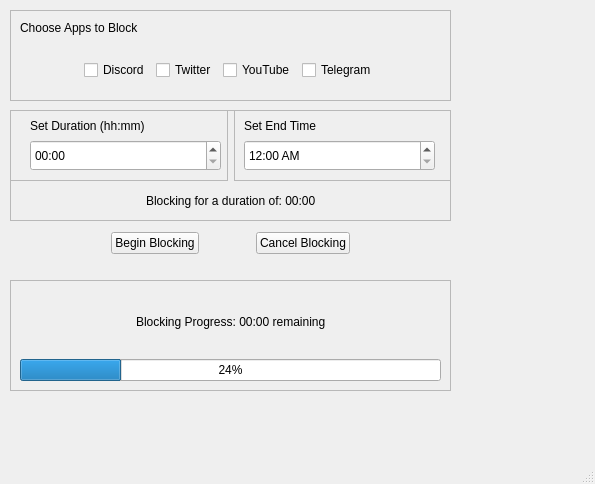
<?xml version="1.0" encoding="UTF-8"?>
<ui version="4.0">
 <class>MainWindow</class>
 <widget class="QMainWindow" name="MainWindow">
  <property name="geometry">
   <rect>
    <x>0</x>
    <y>0</y>
    <width>595</width>
    <height>484</height>
   </rect>
  </property>
  <property name="windowTitle">
   <string>MainWindow</string>
  </property>
  <widget class="QWidget" name="centralwidget">
   <widget class="QWidget" name="layoutWidget">
    <property name="geometry">
     <rect>
      <x>10</x>
      <y>230</y>
      <width>441</width>
      <height>26</height>
     </rect>
    </property>
    <layout class="QHBoxLayout" name="horizontalLayout">
     <item>
      <spacer name="horizontalSpacer">
       <property name="orientation">
        <enum>Qt::Orientation::Horizontal</enum>
       </property>
       <property name="sizeHint" stdset="0">
        <size>
         <width>40</width>
         <height>20</height>
        </size>
       </property>
      </spacer>
     </item>
     <item>
      <spacer name="horizontalSpacer_5">
       <property name="orientation">
        <enum>Qt::Orientation::Horizontal</enum>
       </property>
       <property name="sizeHint" stdset="0">
        <size>
         <width>40</width>
         <height>20</height>
        </size>
       </property>
      </spacer>
     </item>
     <item>
      <widget class="QPushButton" name="startButton">
       <property name="text">
        <string>Begin Blocking</string>
       </property>
      </widget>
     </item>
     <item>
      <spacer name="horizontalSpacer_2">
       <property name="orientation">
        <enum>Qt::Orientation::Horizontal</enum>
       </property>
       <property name="sizeHint" stdset="0">
        <size>
         <width>40</width>
         <height>20</height>
        </size>
       </property>
      </spacer>
     </item>
     <item>
      <widget class="QPushButton" name="cancelButton">
       <property name="text">
        <string>Cancel Blocking</string>
       </property>
      </widget>
     </item>
     <item>
      <spacer name="horizontalSpacer_3">
       <property name="orientation">
        <enum>Qt::Orientation::Horizontal</enum>
       </property>
       <property name="sizeHint" stdset="0">
        <size>
         <width>40</width>
         <height>20</height>
        </size>
       </property>
      </spacer>
     </item>
     <item>
      <spacer name="horizontalSpacer_4">
       <property name="orientation">
        <enum>Qt::Orientation::Horizontal</enum>
       </property>
       <property name="sizeHint" stdset="0">
        <size>
         <width>40</width>
         <height>20</height>
        </size>
       </property>
      </spacer>
     </item>
    </layout>
   </widget>
   <widget class="QFrame" name="app_select_frame">
    <property name="geometry">
     <rect>
      <x>10</x>
      <y>10</y>
      <width>441</width>
      <height>91</height>
     </rect>
    </property>
    <property name="minimumSize">
     <size>
      <width>441</width>
      <height>91</height>
     </size>
    </property>
    <property name="maximumSize">
     <size>
      <width>16777215</width>
      <height>91</height>
     </size>
    </property>
    <property name="frameShape">
     <enum>QFrame::Shape::StyledPanel</enum>
    </property>
    <property name="frameShadow">
     <enum>QFrame::Shadow::Raised</enum>
    </property>
    <widget class="QLabel" name="blockAppLabel">
     <property name="geometry">
      <rect>
       <x>10</x>
       <y>10</y>
       <width>161</width>
       <height>16</height>
      </rect>
     </property>
     <property name="text">
      <string>Choose Apps to Block</string>
     </property>
    </widget>
    <widget class="QWidget" name="layoutWidget">
     <property name="geometry">
      <rect>
       <x>0</x>
       <y>40</y>
       <width>441</width>
       <height>41</height>
      </rect>
     </property>
     <layout class="QHBoxLayout" name="horizontalLayout_3">
      <item>
       <spacer name="horizontalSpacer_14">
        <property name="orientation">
         <enum>Qt::Orientation::Horizontal</enum>
        </property>
        <property name="sizeHint" stdset="0">
         <size>
          <width>40</width>
          <height>20</height>
         </size>
        </property>
       </spacer>
      </item>
      <item>
       <widget class="QCheckBox" name="discordCheck">
        <property name="text">
         <string>Discord</string>
        </property>
       </widget>
      </item>
      <item>
       <widget class="QCheckBox" name="twitterCheck">
        <property name="text">
         <string>Twitter</string>
        </property>
       </widget>
      </item>
      <item>
       <widget class="QCheckBox" name="youtubeCheck">
        <property name="text">
         <string>YouTube</string>
        </property>
       </widget>
      </item>
      <item>
       <widget class="QCheckBox" name="telegramCheck">
        <property name="text">
         <string>Telegram</string>
        </property>
       </widget>
      </item>
      <item>
       <spacer name="horizontalSpacer_15">
        <property name="orientation">
         <enum>Qt::Orientation::Horizontal</enum>
        </property>
        <property name="sizeHint" stdset="0">
         <size>
          <width>40</width>
          <height>20</height>
         </size>
        </property>
       </spacer>
      </item>
     </layout>
    </widget>
   </widget>
   <widget class="QFrame" name="progressFrame">
    <property name="geometry">
     <rect>
      <x>10</x>
      <y>280</y>
      <width>441</width>
      <height>111</height>
     </rect>
    </property>
    <property name="minimumSize">
     <size>
      <width>441</width>
      <height>111</height>
     </size>
    </property>
    <property name="frameShape">
     <enum>QFrame::Shape::StyledPanel</enum>
    </property>
    <property name="frameShadow">
     <enum>QFrame::Shadow::Raised</enum>
    </property>
    <layout class="QGridLayout" name="gridLayout">
     <item row="0" column="0">
      <layout class="QHBoxLayout" name="horizontalLayout_4">
       <item>
        <spacer name="horizontalSpacer_6">
         <property name="orientation">
          <enum>Qt::Orientation::Horizontal</enum>
         </property>
         <property name="sizeHint" stdset="0">
          <size>
           <width>40</width>
           <height>20</height>
          </size>
         </property>
        </spacer>
       </item>
       <item>
        <spacer name="horizontalSpacer_7">
         <property name="orientation">
          <enum>Qt::Orientation::Horizontal</enum>
         </property>
         <property name="sizeHint" stdset="0">
          <size>
           <width>40</width>
           <height>20</height>
          </size>
         </property>
        </spacer>
       </item>
       <item>
        <widget class="QLabel" name="progressLabel">
         <property name="minimumSize">
          <size>
           <width>184</width>
           <height>20</height>
          </size>
         </property>
         <property name="text">
          <string>Blocking Progress: 00:00 remaining</string>
         </property>
        </widget>
       </item>
       <item>
        <spacer name="horizontalSpacer_8">
         <property name="orientation">
          <enum>Qt::Orientation::Horizontal</enum>
         </property>
         <property name="sizeHint" stdset="0">
          <size>
           <width>40</width>
           <height>20</height>
          </size>
         </property>
        </spacer>
       </item>
       <item>
        <spacer name="horizontalSpacer_9">
         <property name="orientation">
          <enum>Qt::Orientation::Horizontal</enum>
         </property>
         <property name="sizeHint" stdset="0">
          <size>
           <width>40</width>
           <height>20</height>
          </size>
         </property>
        </spacer>
       </item>
      </layout>
     </item>
     <item row="1" column="0">
      <widget class="QProgressBar" name="progressBar">
       <property name="value">
        <number>24</number>
       </property>
      </widget>
     </item>
    </layout>
   </widget>
   <widget class="QFrame" name="time_select_frame">
    <property name="geometry">
     <rect>
      <x>10</x>
      <y>110</y>
      <width>441</width>
      <height>111</height>
     </rect>
    </property>
    <property name="minimumSize">
     <size>
      <width>441</width>
      <height>101</height>
     </size>
    </property>
    <property name="frameShape">
     <enum>QFrame::Shape::StyledPanel</enum>
    </property>
    <property name="frameShadow">
     <enum>QFrame::Shadow::Raised</enum>
    </property>
    <widget class="QWidget" name="layoutWidget">
     <property name="geometry">
      <rect>
       <x>0</x>
       <y>0</y>
       <width>441</width>
       <height>71</height>
      </rect>
     </property>
     <layout class="QHBoxLayout" name="horizontalLayout_2">
      <item>
       <widget class="QFrame" name="LeftTimeFrame">
        <property name="minimumSize">
         <size>
          <width>217</width>
          <height>69</height>
         </size>
        </property>
        <property name="frameShape">
         <enum>QFrame::Shape::StyledPanel</enum>
        </property>
        <property name="frameShadow">
         <enum>QFrame::Shadow::Raised</enum>
        </property>
        <widget class="QLabel" name="label">
         <property name="geometry">
          <rect>
           <x>20</x>
           <y>0</y>
           <width>201</width>
           <height>31</height>
          </rect>
         </property>
         <property name="text">
          <string>Set Duration (hh:mm)</string>
         </property>
        </widget>
        <widget class="QTimeEdit" name="durationEdit">
         <property name="geometry">
          <rect>
           <x>20</x>
           <y>30</y>
           <width>191</width>
           <height>31</height>
          </rect>
         </property>
         <property name="displayFormat">
          <string>hh:mm</string>
         </property>
        </widget>
       </widget>
      </item>
      <item>
       <widget class="QFrame" name="RightTimeFrame">
        <property name="minimumSize">
         <size>
          <width>216</width>
          <height>69</height>
         </size>
        </property>
        <property name="frameShape">
         <enum>QFrame::Shape::StyledPanel</enum>
        </property>
        <property name="frameShadow">
         <enum>QFrame::Shadow::Raised</enum>
        </property>
        <widget class="QLabel" name="set_endtime_label">
         <property name="geometry">
          <rect>
           <x>10</x>
           <y>0</y>
           <width>191</width>
           <height>31</height>
          </rect>
         </property>
         <property name="text">
          <string>Set End Time</string>
         </property>
        </widget>
        <widget class="QTimeEdit" name="endTimeEdit">
         <property name="geometry">
          <rect>
           <x>10</x>
           <y>30</y>
           <width>191</width>
           <height>31</height>
          </rect>
         </property>
         <property name="displayFormat">
          <string>hh:mm AP</string>
         </property>
        </widget>
       </widget>
      </item>
     </layout>
    </widget>
    <widget class="QWidget" name="layoutWidget">
     <property name="geometry">
      <rect>
       <x>0</x>
       <y>80</y>
       <width>441</width>
       <height>22</height>
      </rect>
     </property>
     <layout class="QHBoxLayout" name="horizontalLayout_6">
      <item>
       <spacer name="horizontalSpacer_17">
        <property name="orientation">
         <enum>Qt::Orientation::Horizontal</enum>
        </property>
        <property name="sizeHint" stdset="0">
         <size>
          <width>40</width>
          <height>20</height>
         </size>
        </property>
       </spacer>
      </item>
      <item>
       <spacer name="horizontalSpacer_16">
        <property name="orientation">
         <enum>Qt::Orientation::Horizontal</enum>
        </property>
        <property name="sizeHint" stdset="0">
         <size>
          <width>40</width>
          <height>20</height>
         </size>
        </property>
       </spacer>
      </item>
      <item>
       <widget class="QLabel" name="selectedDurationLabel">
        <property name="text">
         <string>Blocking for a duration of: 00:00</string>
        </property>
       </widget>
      </item>
      <item>
       <spacer name="horizontalSpacer_18">
        <property name="orientation">
         <enum>Qt::Orientation::Horizontal</enum>
        </property>
        <property name="sizeHint" stdset="0">
         <size>
          <width>40</width>
          <height>20</height>
         </size>
        </property>
       </spacer>
      </item>
      <item>
       <spacer name="horizontalSpacer_19">
        <property name="orientation">
         <enum>Qt::Orientation::Horizontal</enum>
        </property>
        <property name="sizeHint" stdset="0">
         <size>
          <width>40</width>
          <height>20</height>
         </size>
        </property>
       </spacer>
      </item>
     </layout>
    </widget>
   </widget>
  </widget>
  <widget class="QMenuBar" name="menubar">
   <property name="geometry">
    <rect>
     <x>0</x>
     <y>0</y>
     <width>595</width>
     <height>21</height>
    </rect>
   </property>
  </widget>
  <widget class="QStatusBar" name="statusbar"/>
 </widget>
 <resources/>
 <connections/>
</ui>
